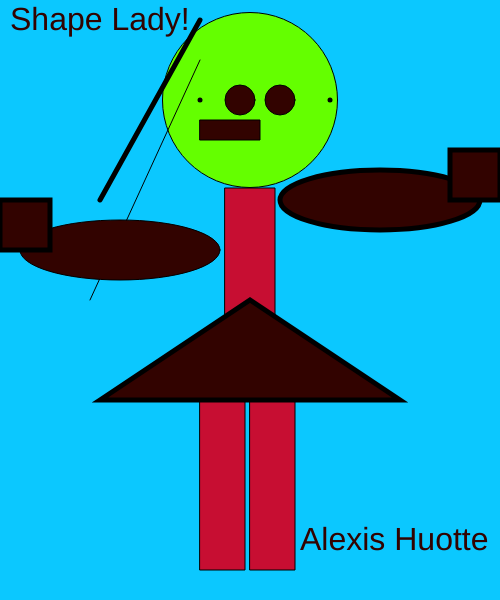
Frame 1 (no input)
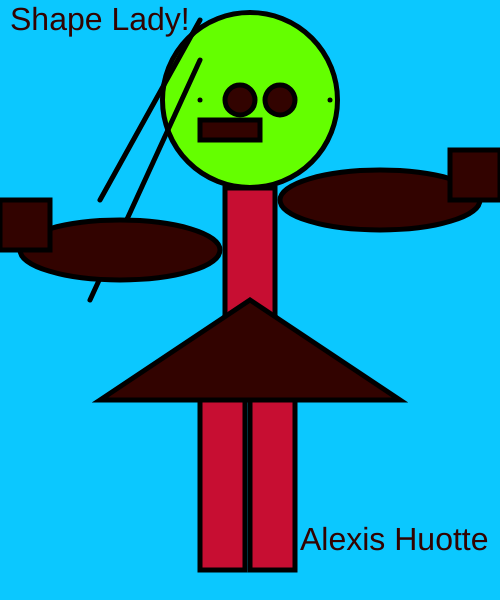
Frame 60 (no input)
Frame 120 (the mouse pressed at the canvas centre since frame 60): identical to frame 60, image omitted

The p5.js sketch that drew these frames (run headless with seeded random() and noise() and a simulated clock; from frame 60 on, the mouse is pressed at the canvas centre):

// p5.js sketch
// ── sketch.js
function setup() {
    createCanvas(500, 600);
  }
  
  function draw() {
    background(11, 200, 900);
    fill(100,300, 0);  
    circle(250,100,175)
    fill(199, 14, 50);
    rect(225,188,50,200);
    
    rect(200,380,45,190);
    
    rect(250,380,45,190);
    fill(50,3,0);
     circle(240,100,30);
     fill(50,3,0);
     circle(280,100,30);
     rect(200,120,60,20);
    
   
    line(200, 60, 90, 300);
  ellipse(120,250,200,60);
    
    strokeWeight(5);
    point(200, 100);
    line(200, 20, 100, 200);
    ellipse(380,200,200,60);
    point(330, 100);
    
    triangle(100, 400, 250, 300,400, 400);
     square(0,200,50);
     square(450,150,50);
    textSize(32);
    text('Alexis Huotte', 300, 550);
    textSize(32);
      text('Shape Lady!', 10, 30);
   
    
  }
